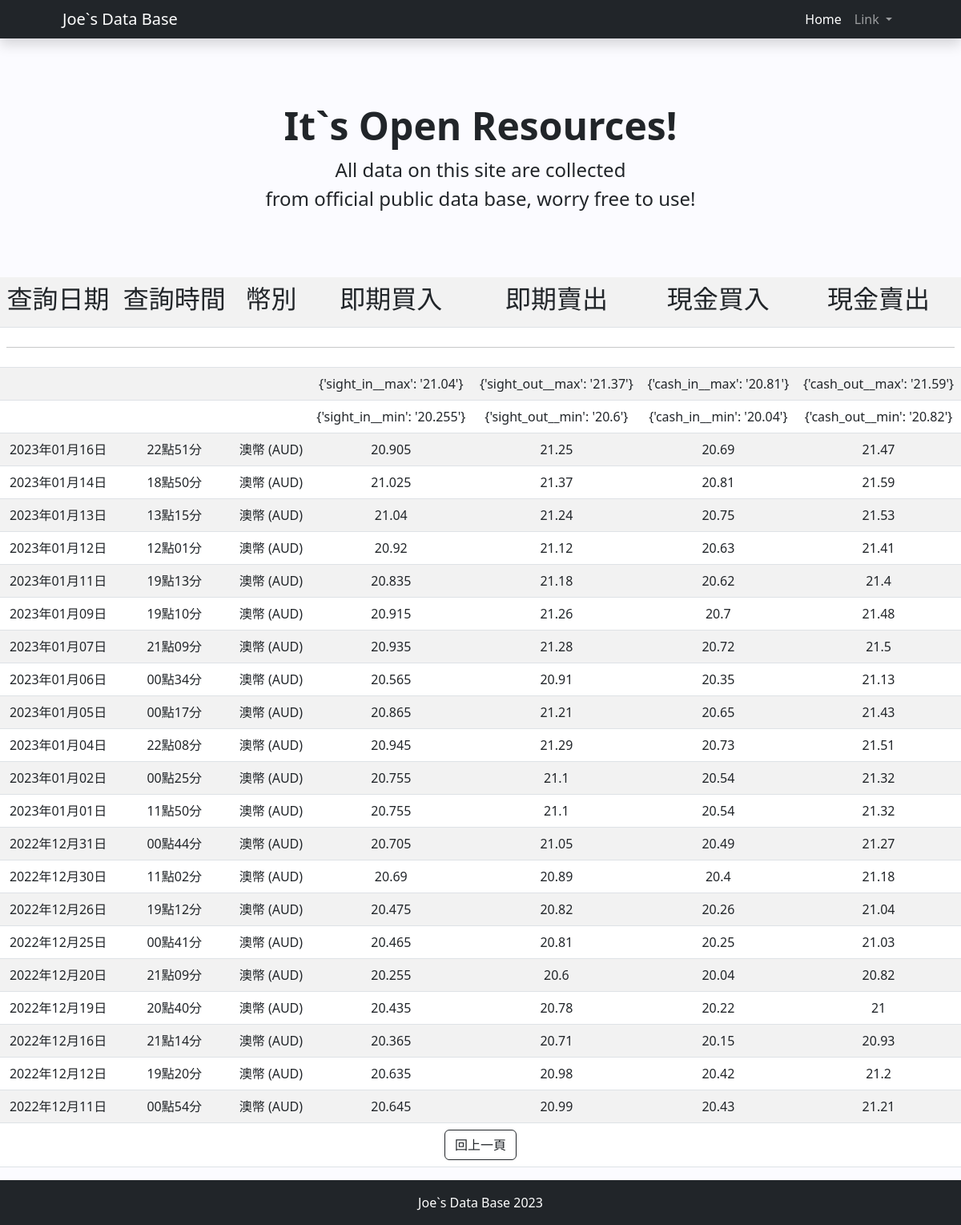
The app's page /aus_history/, older data.
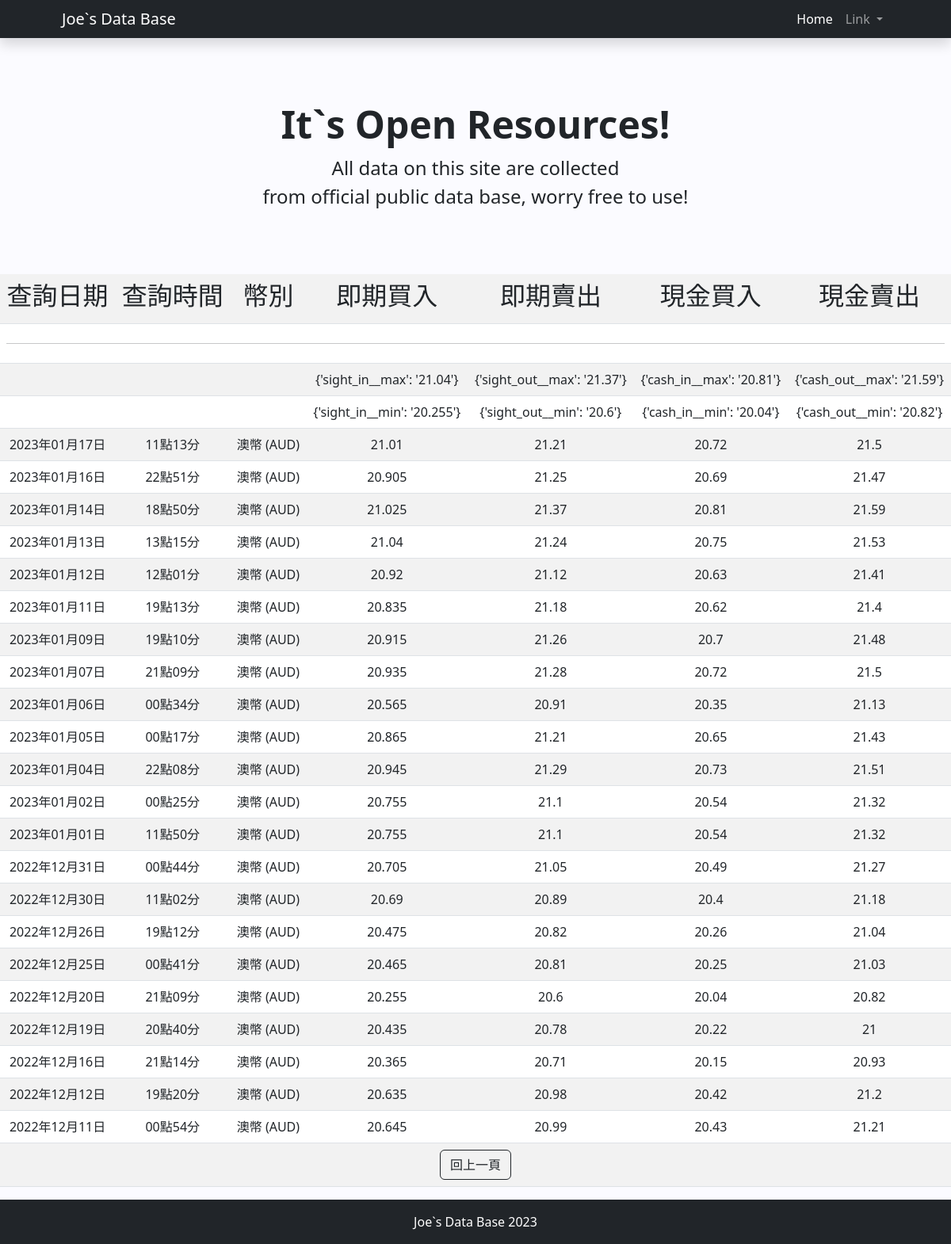
The same page, newer data.
### myworldapp/models.py (models this page shows)
class aus_rate(models.Model):
    search_date = models.CharField(max_length=20,default='')
    search_time = models.CharField(max_length=20,default='')
    country = models.CharField(max_length=20,default='')
    sight_in = models.CharField(max_length=20,default='')
    sight_out = models.CharField(max_length=20,default='')
    cash_in = models.CharField(max_length=20,default='')
    cash_out = models.CharField(max_length=20,default='')

### myworldapp/views.py (the view)
# urls.py: path('aus_history/',views.aus_history),
def aus_history(request):
	data = aus_rate.objects.all()
	max_sightin = aus_rate.objects.aggregate(Max('sight_in'))
	min_sightin = aus_rate.objects.aggregate(Min('sight_in'))
	max_sightout = aus_rate.objects.aggregate(Max('sight_out'))
	min_sightout = aus_rate.objects.aggregate(Min('sight_out'))
	max_cashin = aus_rate.objects.aggregate(Max('cash_in'))
	min_cashin = aus_rate.objects.aggregate(Min('cash_in'))
	max_cashout = aus_rate.objects.aggregate(Max('cash_out'))
	min_cashout = aus_rate.objects.aggregate(Min('cash_out'))
	return render(request,"aus_history.html",locals())

### templates/aus_history.html
{% extends "base.html" %}
{% block content %}
<center>
    <table class="table table-striped table-hover">
        <tr align="center">
            <td><h2>查詢日期</h2></td>
            <td><h2>查詢時間</h2></td>
            <td><h2>幣別</h2></td>
            <td><h2>即期買入</h2></td>
            <td><h2>即期賣出</h2></td>
            <td><h2>現金買入</h2></td>
            <td><h2>現金賣出</h2></td>
        </tr>
        <tr>
            <td colspan="7">
                <hr>
            </td>
        </tr>
        <tr align="center">
            <td colspan="3"></td>
            <td>{{max_sightin}}</td>
            <td>{{max_sightout}}</td>
            <td>{{max_cashin}}</td>
            <td>{{max_cashout}}</td>
        </tr>
        <tr align="center">
            <td colspan="3"></td>
            <td>{{min_sightin}}</td>
            <td>{{min_sightout}}</td>
            <td>{{min_cashin}}</td>
            <td>{{min_cashout}}</td>
        </tr>
        {% for x in data reversed %}
        <tr align="center">
            <td>{{x.search_date}}</td>
            <td>{{x.search_time}}</td>
            <td>{{x.country}}</td>
            <td>{{x.sight_in}}</td>
            <td>{{x.sight_out}}</td>
            <td>{{x.cash_in}}</td>
            <td>{{x.cash_out}}</td>
        </tr>
        {% endfor %}
        <tr align="center">
            <td colspan="7"><a href="/currency/"><button class="btn btn-outline-dark">回上一頁</button></a></td>
        </tr>
    </table>
</center>
{% endblock %}

Row changes from the older to the newer data that the page shows:
added aus_rate: search_date "2023年01月17日", search_time "11點13分", country "澳幣 (AUD)", sight_in "21.01", sight_out "21.21", cash_in "20.72", cash_out "21.5"
